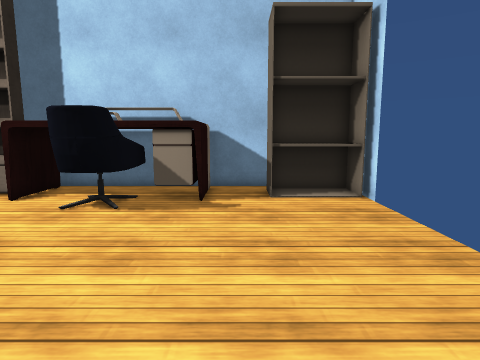
view 1 (above)

16 first-person views from a walk through a scene from a Unity 3-D project. The camera is 1.2 m above the floor, tilts 8° down and sees 75° across. The floor is counted in squares, 0.5 m on a side. Each view is taken from the middle of a square. On the plan, view 1 faces up. The plan holds only what a view shows up to about 19 squares ahead; the rest is blank. The place goes on beyond the plan. The player character is not drawn. Some surface patterns are stand-ins.

view 2
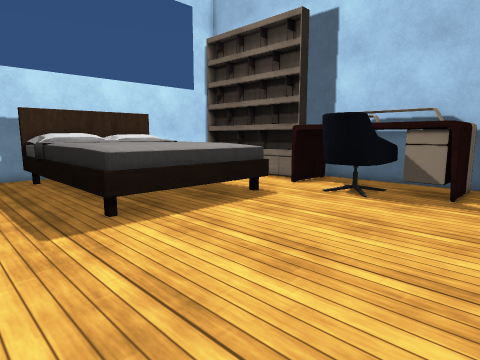

view 3
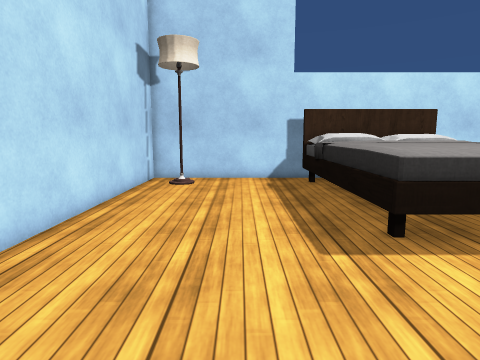

view 4
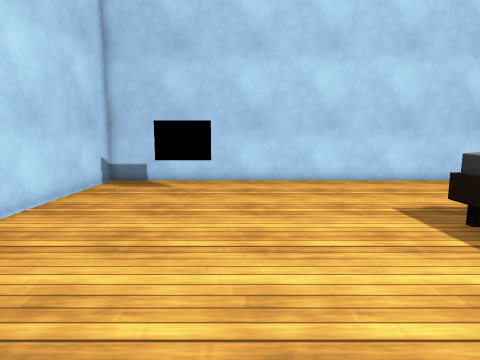

view 5
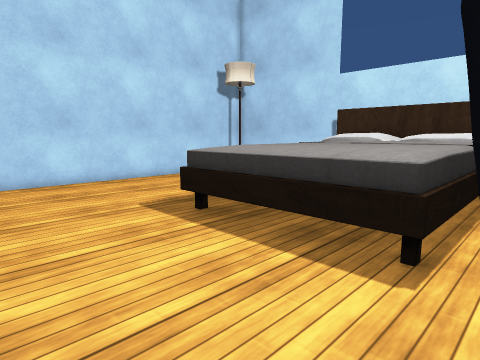

view 6
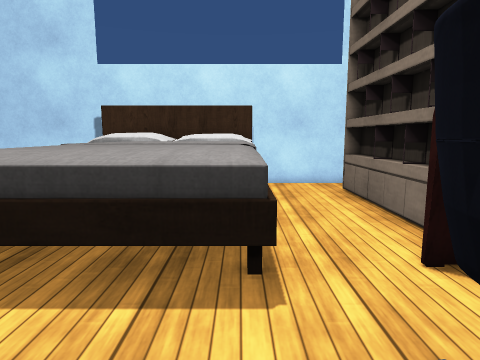

view 7
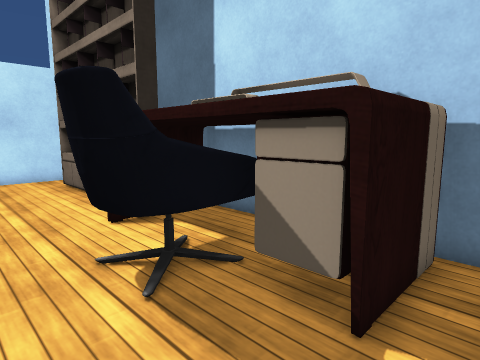

view 8
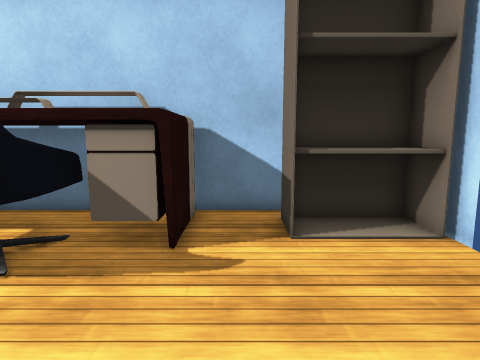

view 9
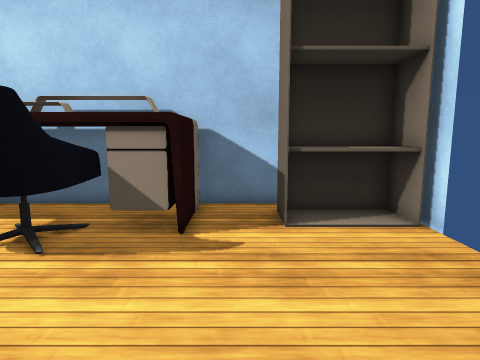

view 10
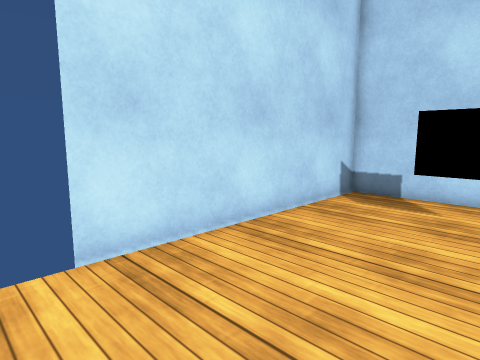

view 11
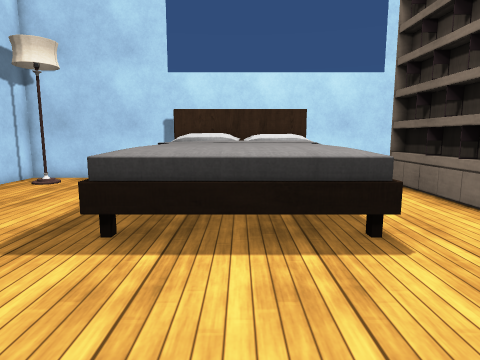

view 12
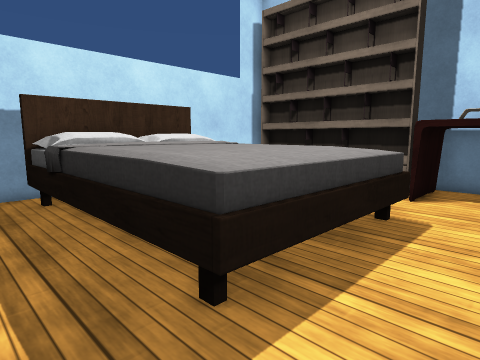

view 13
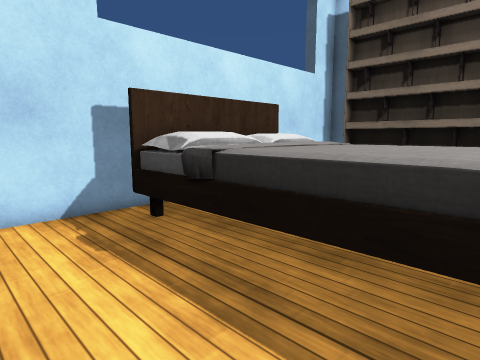

view 14
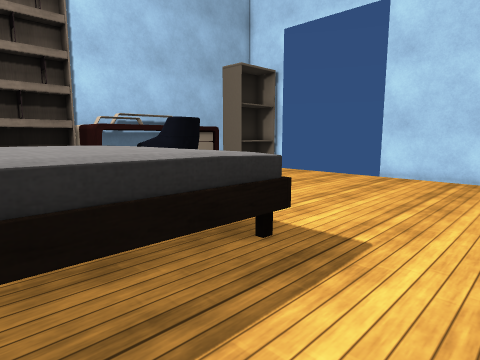

view 15
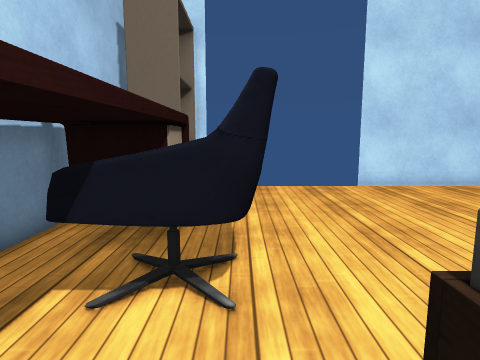

view 16
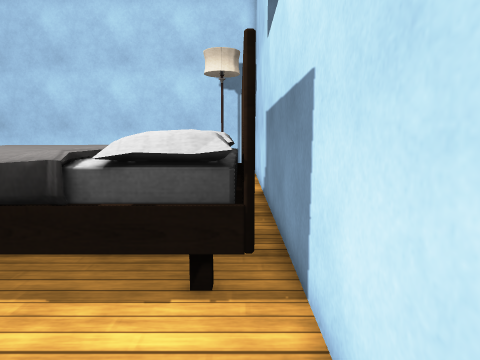

### Floor plan
Key: @ floor where view 1 was taken; # wall or solid block; x gap in a wall; . floor; T table; B bookshelf; C cabinet; A armchair; E bed; H chandelier.
Columns run from 19 left of view 1 to 5 right of it. Each row starts with its distance up from view 1.
 15          ############
 14 #         #TTTTTT #.#####
 13 #.#BBBBBBB#     TT#.CCCC#
 12 #.........#TT  TTT#.#CCC#
 11 #..........##AAA##......
 10 #............AAA........
  9 ##  ########............
  8 #EEEEEEEEEEE............
  7 #EEEEEEEEEEE............
  6 #EEEEEEEEEEE............
  5 #EEEEEEEEEEE............
  4 #EEEEEEEEEEE............x
  3 #EEEEEEEEEEE............#
  2 #EEEEEEEEEEE............#
  1 ############............#
  0 #..................@....#
 -1 #.......................#
 -2 #.......................#
 -3 #................. ##...#
 -4 #.......................#
 -5 #.H.....................#
 -6 #.......................#
 -7 #########################

Where each view was taken, in squares from view 1:
view 1: 0 up, 0 right, facing up
view 2: 2 down, 1 right, facing up-left
view 3: 2 down, 1 left, facing left
view 4: 10 up, 2 left, facing down
view 5: 10 up, 2 left, facing down-left
view 6: 8 up, 3 left, facing left
view 7: 8 up, 0 right, facing up-left
view 8: 5 up, 0 right, facing up
view 9: 4 up, 0 right, facing up
view 10: 6 up, 1 left, facing down-right
view 11: 5 up, 1 left, facing left
view 12: 1 down, 5 left, facing up-left
view 13: 3 down, 9 left, facing up-left
view 14: 3 down, 14 left, facing up-right
view 15: 10 up, 10 left, facing right
view 16: 13 up, 18 left, facing down
